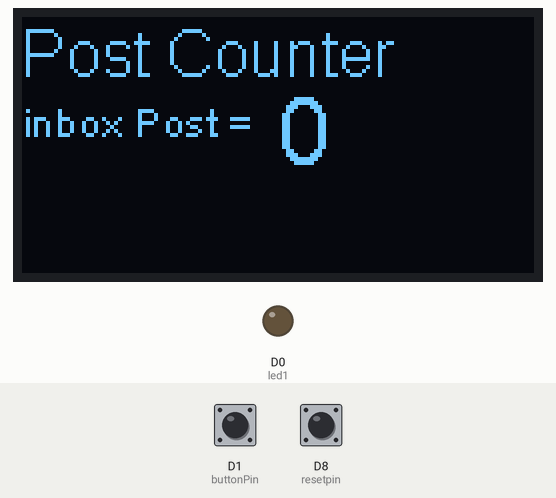
This sketch was run on a simulated ESP8266 (NodeMCU). On the bench: 128×64 one-colour display, output pins drawn as LEDs (lit = HIGH). The inputs (shaded band) are chosen by the test bench; at power-on: D8 (resetpin) LOW, D1 (buttonPin) LOW. WiFi joins after 1.5 s; servers stay silent unless stated; what the sketch prints to the serial monitor is not drawn.

Above: at 2.8 s.
2.9 s: D8 (resetpin) pulled HIGH for 0.3 s
At 3.09 s:
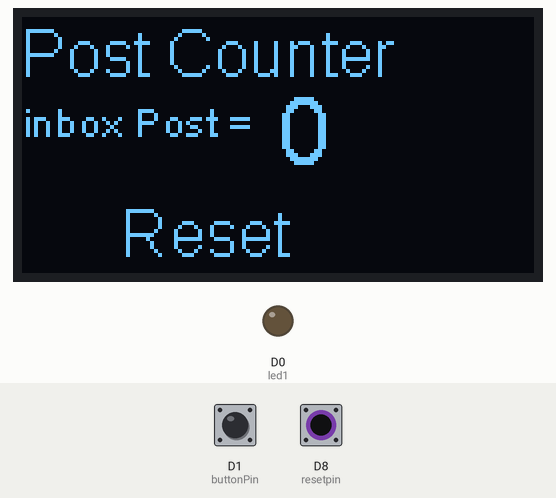
4.7 s: D1 (buttonPin) pulled HIGH for 0.3 s
At 6.5 s:
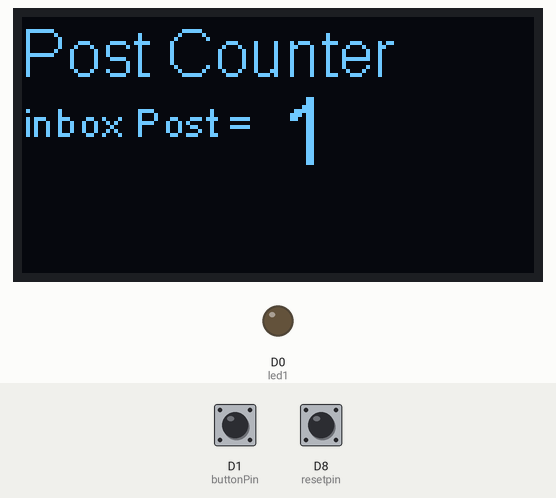
6.8 s: D1 (buttonPin) pulled HIGH for 1 s
At 8.9 s:
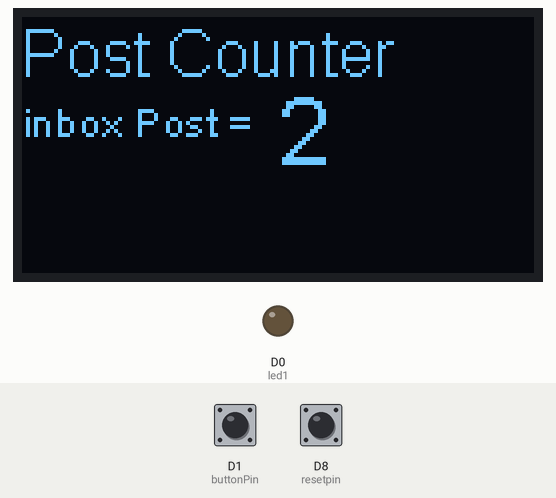
9.7 s: D8 (resetpin) pulled HIGH for 1 s
At 9.98 s:
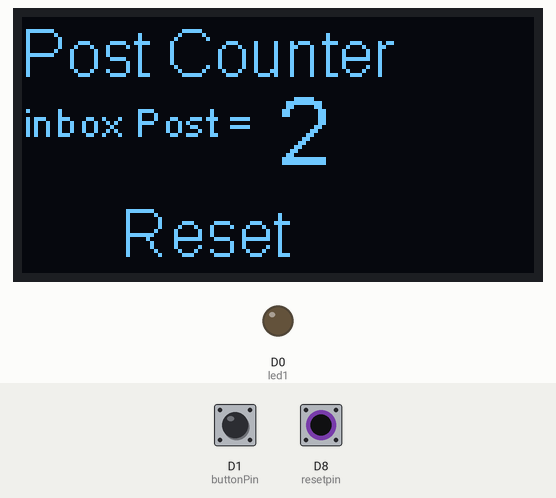
12.2 s: D8 (resetpin) pulled HIGH for 3.2 s
At 13.1 s:
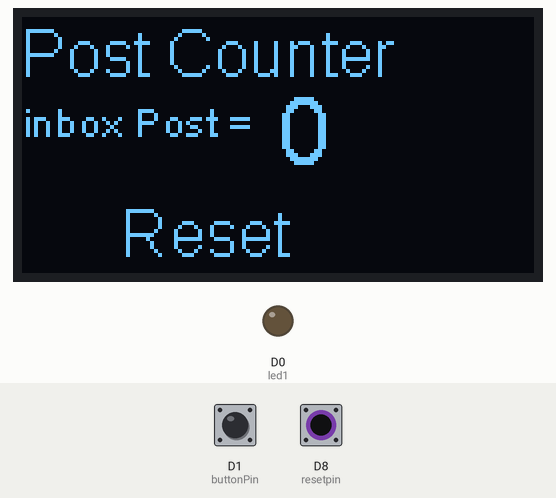
Timing chart, 0 to 15.2 s (numbered marks = the images above; inputs shaded):
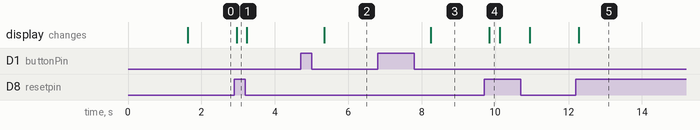

Measured:
- after the input at 2.9 s, the display: changes after 0.07 s (image 1)
- after the input at 4.7 s, the display: changes after 0.64 s (image 2)
- after the input at 6.8 s, the display: changes after 1.4 s (image 3)
- after the input at 9.7 s, the display: changes after 0.15 s (image 4)
- after the input at 12.2 s, the display: changes after 0.08 s (image 5)

The sketch:

postboxoled.ino
```cpp
#include <TridentTD_LineNotify.h>
#define SSID        "IoT Contest AirNet A"
#define PASSWORD    "happyiotcontest"
#define LINE_TOKEN  "________your LineNotify token____________"
#include <Wire.h>  // Only needed for Arduino 1.6.5 and earlier
#include "SH1106Wire.h", legacy include: `#include "SH1106.h"`
//#include "images.h"


int led1 = D0; // กำหนดขาใช้งาน
int buttonPin = D1;
int resetpin = D8;
int buttonState = 0;
int count = 0,delta,resetter;

// displaydefine
SH1106Wire display(0x3c, D3, D5);
#define DEMO_DURATION 3000
typedef void (*Demo)(void);

int demoMode = 0;
int counter = 1;

void setup()
{ // pin
  pinMode(led1, OUTPUT);
  pinMode(buttonPin, INPUT);
  digitalWrite(led1, LOW);
  Serial.begin(9600);

  // line --------------------------------------------------
  Serial.println();
  Serial.println(LINE.getVersion());

  WiFi.begin(SSID, PASSWORD);
  Serial.printf("WiFi connecting to %s\n",  SSID);
  while(WiFi.status() != WL_CONNECTED) { Serial.print("."); delay(400); }
  Serial.printf("\nWiFi connected\nIP : ");
  Serial.println(WiFi.localIP());

  // กำหนด Line Token
  LINE.setToken(LINE_TOKEN);

  display.init();
  display.flipScreenVertically();
  display.setTextAlignment(TEXT_ALIGN_LEFT);
  display.setFont(ArialMT_Plain_16);
}

int myfunc(int x){
  static int buf1,buf,delta;

  //buf2 = buf1;
  buf1 = buf;
  buf = x;
  delta = x - buf1;
  return delta;
}

void loop()
{
  buttonState = digitalRead(buttonPin); // อ่านค่าสถานะขาD0
  resetter = digitalRead(resetpin);
  delta = myfunc(buttonState);
  Serial.println(buttonState, resetter);
  //Serial.println(resetter);

  display.clear();
  //demos[demoMode]();
  display.setTextAlignment(TEXT_ALIGN_LEFT);
  display.setFont(ArialMT_Plain_16);
  display.drawString(0, 0, "Post Counter");
  display.setFont(ArialMT_Plain_10);
  display.drawString(0, 20, "inbox Post =");
  display.setFont(ArialMT_Plain_24);
  display.drawString(64, 15, String(count));
  display.display();

  if (delta == -1){
    count++;
    Serial.println("count = ");
    Serial.println(count, DEC);
    String ib = "inbox post = ";
    String inbox = ib + count;
    LINE.notify(inbox);

    /*display.setTextAlignment(TEXT_ALIGN_LEFT);
    display.setFont(ArialMT_Plain_16);
    display.drawString(5, 15, inbox);
    display.display();
    */
  }
  if (resetter == 1){
    count=0;
    Serial.println("postbox is resetted");
    LINE.notify("postbox is reset to 0.");

    display.setTextAlignment(TEXT_ALIGN_LEFT);
    display.setFont(ArialMT_Plain_16);
    display.drawString(25, 45, "Reset");
    display.display();
    }

  delay(250);
}
```
